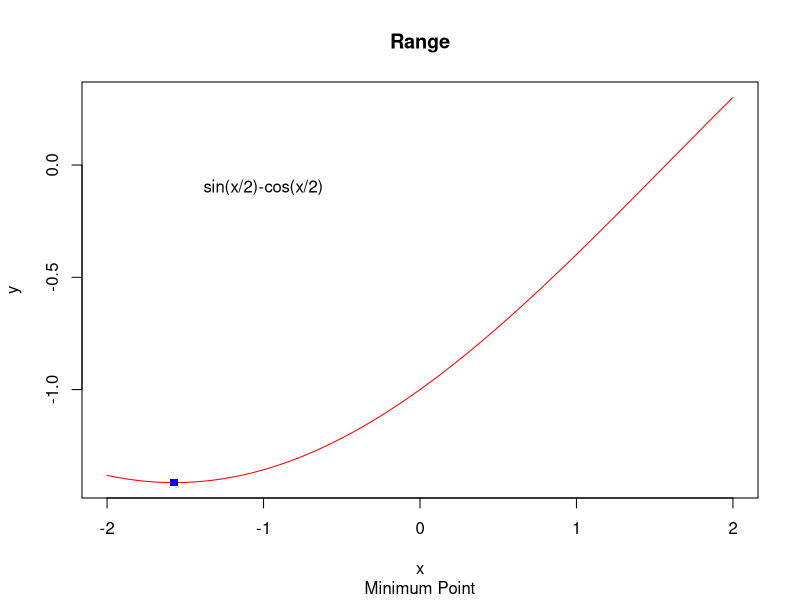
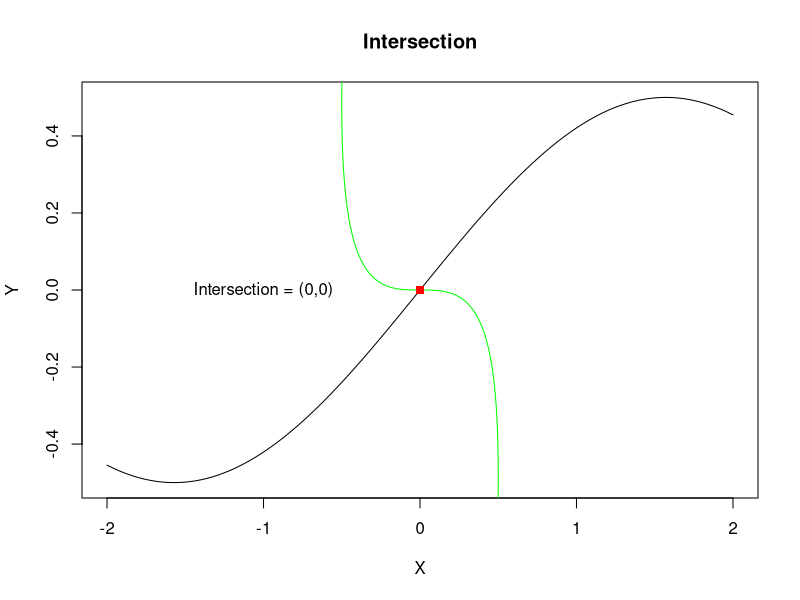
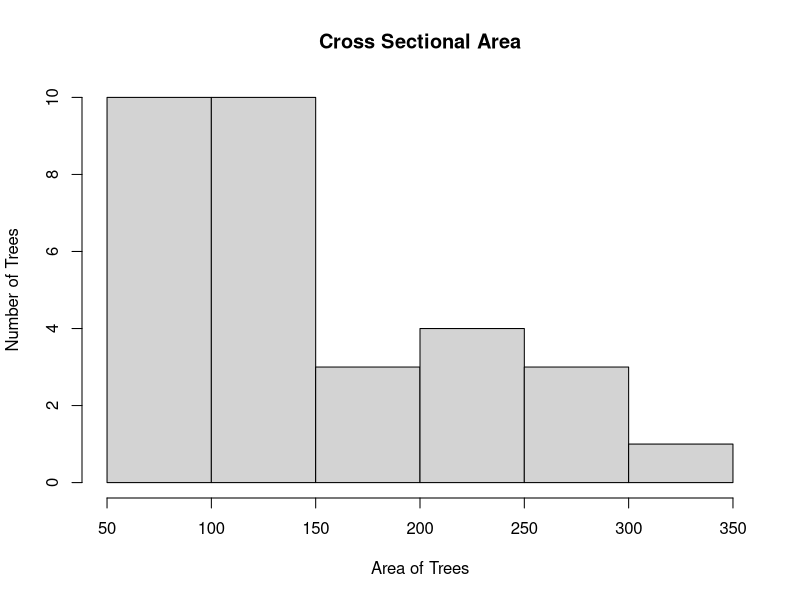
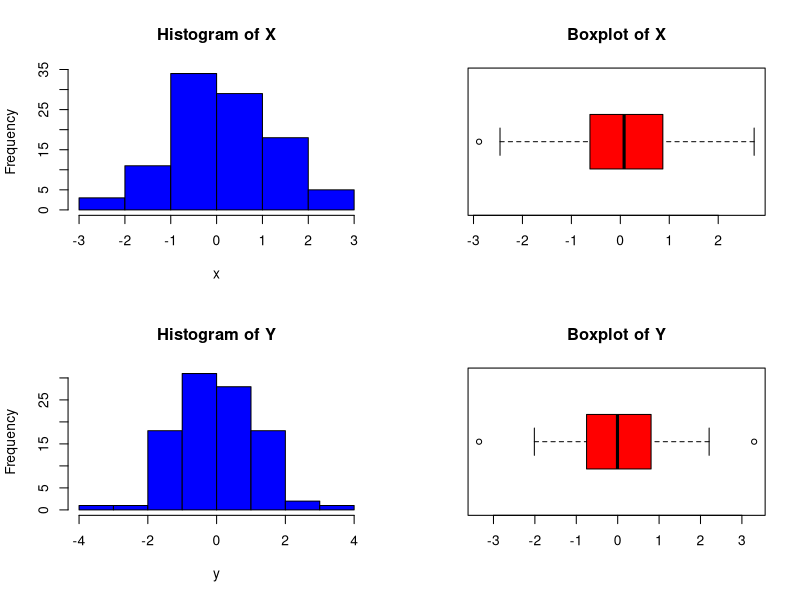
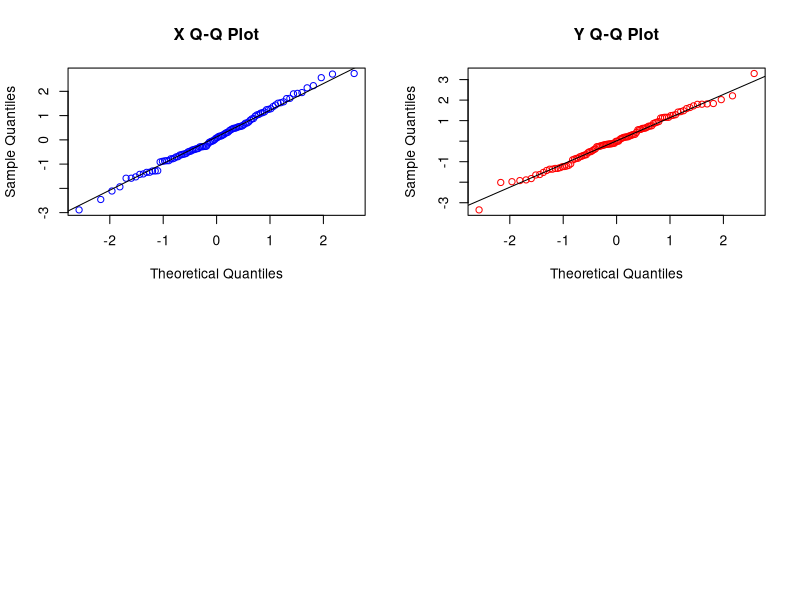

The R script that drew these images, in order:
## ---- chunk 1
# DO NOT ADD OR REVISE CODE HERE
knitr::opts_chunk$set(echo = TRUE, eval = TRUE)

## ---- chunk 2
q1_vector <- c(c(1:5), sqrt(2), (17*14), rep(c(2.5, 5,7.5), 3))
## ---- chunk 3
q1_vector_7 <- q1_vector[abs(q1_vector) <= 7]
length(q1_vector_7)
## ---- chunk 4
q1_vector_sorted <- sort(q1_vector, decreasing = FALSE)
sum(q1_vector_sorted[5:10])
## ---- chunk 5
q1_vector_sqrd <- q1_vector^2
length(q1_vector_sqrd[q1_vector_sqrd > 25])
## ---- chunk 6
q1_vector_short <- c(q1_vector[1], q1_vector[length(q1_vector)])
prod(q1_vector_short)
## ---- chunk 7
sin.cos.function <- function(x){
  y <- sin(x/2) - cos(x/2)
  y
}

## ---- chunk 8
x <- seq(from = -2, to = 2, length.out = 4001)
y <- sin.cos.function(x)
round(x[which.min(y)], 3)
round(y[which.min(y)], 3)
## ---- chunk 9
plot(x,y, type = "l", col = "red", main = "Range", sub = "Minimum Point")
points(x[which.min(y)],y[which.min(y)], pch = 15, col = "blue")
text(-1, -0.1, "sin(x/2)-cos(x/2)")

## ---- chunk 10
product.cos.sin <- function(x){
  y <- cos(x/2)*sin(x/2)
  y
}
y.intersect <- function(x){
  y <- (-(x/2)^3)
  y
}

plot(product.cos.sin, xlim = c(-2,2), main = "Intersection",
     xlab = "X",
     ylab = "Y")
lines(product.cos.sin(x), y.intersect(x), col = "green")
points(0, 0, col = "red", pch = 15)
text(-1, 0, "Intersection = (0,0)")

## ---- chunk 11
data(trees)
str(trees)
apply(trees, MARGIN = 2, FUN = mean)
big.trees <- trees$Volume >= mean(trees$Volume)
sum(big.trees)
## ---- chunk 12
girth.radius <- (trees$Girth/2)
cross.area <- (girth.radius^2)*pi
IQR(cross.area)
## ---- chunk 13
hist(cross.area, main = "Cross Sectional Area",
     xlab = "Area of Trees",
     ylab = "Number of Trees")

## ---- chunk 14
trees[which.max(cross.area), ]

## ---- chunk 15
set.seed(9999)
y <- rt(n = 100, df = 10)

set.seed(123)
x <- rnorm(n = 100, mean = 0, sd = 1.25)

combo <- cbind(x,y)


combo.IQR <- apply(combo, MARGIN = 2, FUN = IQR)
combo.IQR
round(combo.IQR, 4)



## ---- chunk 16
par(mfrow = c(2,2))
hist(x, col = "blue", main = "Histogram of X")
boxplot(x, horizontal = TRUE, col = "red", main = "Boxplot of X")
hist(y, col = "blue", main = "Histogram of Y")
boxplot(y, horizontal = TRUE, col = "red", main = "Boxplot of Y")

## ---- chunk 17
par(mfrow = c(2,2))
qqnorm(x, col = "blue", main = "X Q-Q Plot") 
qqline(x)
qqnorm(y, col = "red", main = "Y Q-Q Plot")
qqline(y)


x.outliers <- x > IQR(x) * 3 
y.outliers <- y > IQR(y) * 3
sum(x.outliers)
sum(y.outliers)


